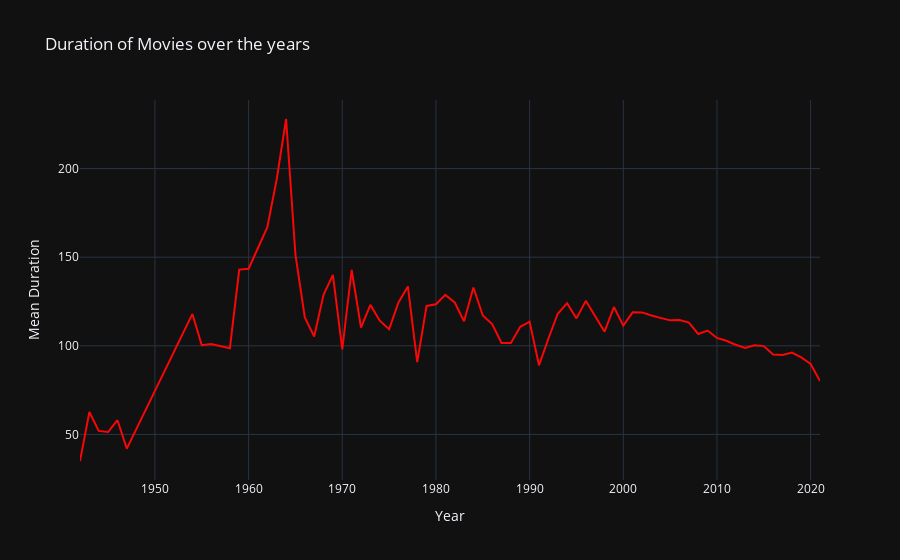

Notebook code cell kept with this figure:
### Markdown cell above
As we can see from this plot, majority of the movies are around the 80-120 minutes mark.

### Code cell
duration_year = d2.groupby(['release_year']).mean()
duration_year = duration_year.sort_index()

trace1 = go.Scatter(
                    x=duration_year.index, 
                    y=duration_year.duration.values, 
                    name="Duration of movies", 
                    marker=dict(color = 'rgb(249, 6, 6)',
                             line=dict(color='rgb(0,0,0)',width=1.5)))

layout = go.Layout(hovermode= 'closest', title = 'Duration of Movies over the years' , xaxis = dict(title = 'Year'), yaxis = dict(title = 'Mean Duration'),template= "plotly_dark")
fig = go.Figure(data = [trace1], layout=layout)
fig.show()

### Figure 1 — Plotly figure (JSON) as saved in the notebook; plotly's stock layout.template omitted (floating-point values rounded to 4 significant figures)
{"data": [{"marker": {"color": "rgb(249, 6, 6)", "line": {"color": "rgb(0,0,0)", "width": 1.5}}, "name": "Duration of movies", "type": "scatter", "x": [1942, 1943, 1944, 1945, 1946, 1947, 1954, 1955, 1956, 1958, 1959, 1960, 1962, 1963, 1964, 1965, 1966, 1967, 1968, 1969, 1970, 1971, 1972, 1973, 1974, 1975, 1976, 1977, 1978, 1979, 1980, 1981, 1982, 1983, 1984, 1985, 1986, 1987, 1988, 1989, 1990, 1991, 1992, 1993, 1994, 1995, 1996, 1997, 1998, 1999, 2000, 2001, 2002, 2003, 2004, 2005, 2006, 2007, 2008, 2009, 2010, 2011, 2012, 2013, 2014, 2015, 2016, 2017, 2018, 2019, 2020, 2021], "y": [35.0, 62.67, 52.0, 51.33, 58.0, 42.0, 118.0, 100.3, 101.0, 98.67, 143.0, 143.5, 167.0, 194.0, 228.0, 151.5, 116.0, 105.2, 128.8, 140.0, 98.0, 142.8, 110.3, 123.1, 114.2, 109.3, 124.4, 133.5, 90.83, 122.5, 123.4, 128.8, 124.5, 113.9, 132.9, 117.1, 112.2, 101.6, 101.6, 110.8, 113.6, 89.0, 104.0, 118.1, 124.1, 115.5, 125.4, 117.0, 108.0, 121.9, 111.4, 118.9, 118.9, 117.1, 115.9, 114.4, 114.5, 113.1, 106.7, 108.6, 104.4, 102.8, 100.6, 98.75, 100.3, 99.83, 95.11, 94.84, 96.17, 93.46, 89.8, 80.17]}], "layout": {"hovermode": "closest", "title": {"text": "Duration of Movies over the years"}, "xaxis": {"title": {"text": "Year"}}, "yaxis": {"title": {"text": "Mean Duration"}}}}
